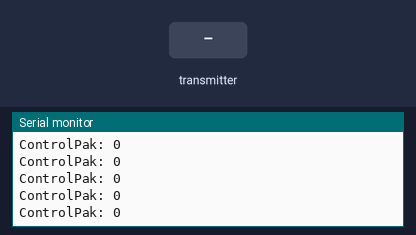
Simulated run of this sketch. Board: Arduino Uno, built with avr-gcc and run on an emulated ATmega328P. Parts: the last lines printed to the serial monitor. The inputs (shaded band) are chosen by the test bench. No radio packets arrive unless stated.

Above: at 2.3 s.
2.4 s: the transmitter starts sending x = 0
5.4 s: the transmitter starts sending x = 256
At 6.2 s:
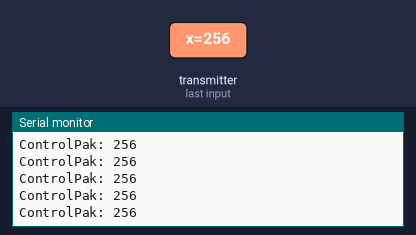
6.9 s: the transmitter starts sending x = 1023
At 7.8 s:
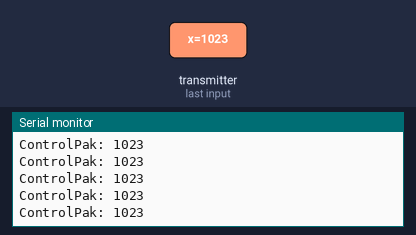
Timing chart, 0 to 9.9 s (numbered marks = the images above; inputs shaded):
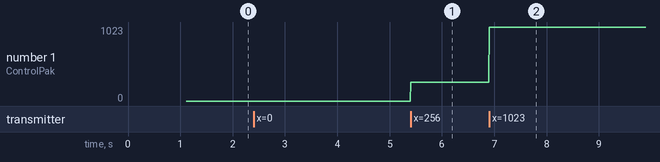

The sketch:

RX.ino
```cpp
#include <SPI.h>
#include <nRF24L01.h>
#include <RF24.h>
#include <MPU6050_light.h>


MPU6050 mpu(Wire);
// define the robot states
typedef enum {
  IDLE,
  CALIBRATE_MOTORS,
  CALIBRATE_MPU,
  EXECUTE,
} robotState;

// for nrf transmission
typedef struct {
  int x;
  int y;
} controlDef;
controlDef controlPak = {
  0,
  0
};

typedef struct
{
  robotState state;
  int deltaDistance;
  int inclination;
  int angle;
} displayDef;
displayDef displayPak = {
  IDLE,
  0,
  0,
  0
};

RF24 radio(9, 10); // CE, CSN
const byte addresses[][6] = {"1Node", "2Node"};

uint8_t pipe = 1;

void setup() {
  Serial.begin(115200);

  radio.begin();
  radio.setChannel(101);
  radio.openWritingPipe(addresses[0]); // 00001
  radio.openReadingPipe(pipe, addresses[1]); // 00002
  radio.setPALevel(RF24_PA_MAX);
  radio.setDataRate(RF24_2MBPS);

  mpu.begin();
  mpu.calcOffsets();
  radio.startListening();
  delay(100);
}

void loop() {

  RControlPak();

  Serial.print("ControlPak: ");
  Serial.println(controlPak.x);
}

void RControlPak() {
  delay(5);

  if (radio.available(&pipe))
  {
    radio.read(&controlPak, sizeof(controlPak));
    // updateDisplayPak();
    // TDisplayPak();
  }
}

void updateDisplayPak() {
  if (displayPak.deltaDistance > 200)
  {
    displayPak.deltaDistance = 0;
  }
  displayPak.deltaDistance += 1;
  displayPak.angle = mpu.getAngleZ();
}

void TDisplayPak() {
  delay(5);
  radio.stopListening();
  radio.write(&displayPak, sizeof(displayPak));
}
```

Measured:
- after the input at 5.4 s, the serial monitor: prints a new line at once (image 1)
- after the input at 6.9 s, the serial monitor: prints a new line at once (image 2)
- plotted number 1: 0 → 256 after the input at 5.4 s, 256 → 1023 after the input at 6.9 s
